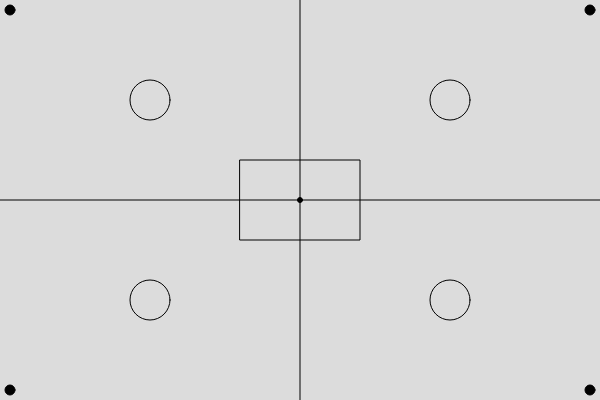
Frame 1 (no input)
Frame 60 (no input): identical to frame 1, image omitted
Frame 120 (the mouse pressed at the canvas centre since frame 60): identical to frame 1, image omitted

The p5.js sketch that drew this single still picture (run headless with seeded random() and noise() and a simulated clock; from frame 60 on, the mouse is pressed at the canvas centre):

// p5.js sketch
// ── sketch.js

function setup() {
  createCanvas(600, 400);
}
 
function draw() {
  background(220);
//Linea vertical central
  line(width/2,0,width/2,height);
//Linea horizontal central
  line(0,height/2,width,height/2);
  
  
  fill(0);
  circle(width/2,height/2,5);
  circle(10,10,10);
  circle(590,10,10);
  circle(10,390,10);
  circle(590,390,10);

rectMode(CENTER);
  noFill();
   rect(width/2,height/2, 120,80)

   circle(width/4,height/4,40);
   circle(3*width/4,height/4,40);
   circle(width/4,3*height/4,40);
   circle(3*width/4,3*height/4,40);




  

  
   
 
 
}
